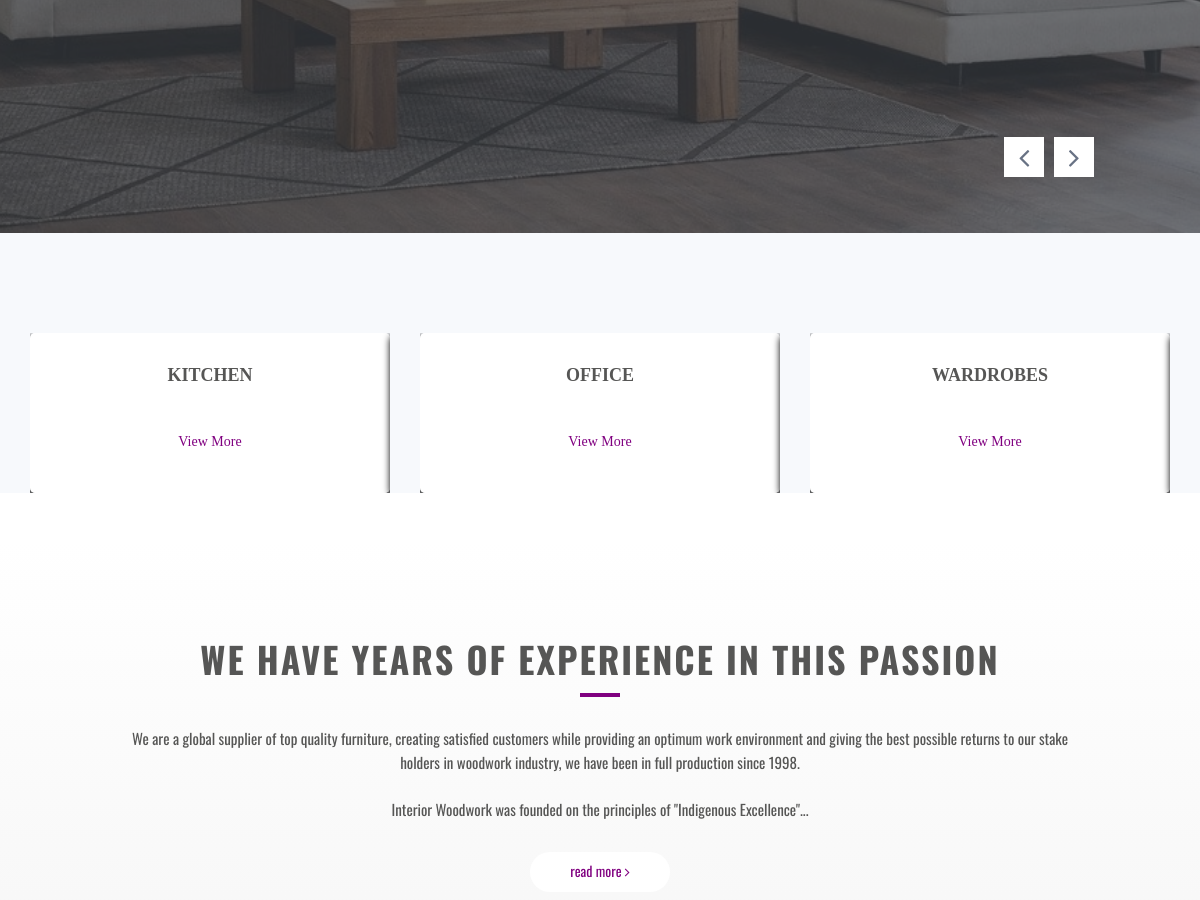
The app's page / (middle part), older data.
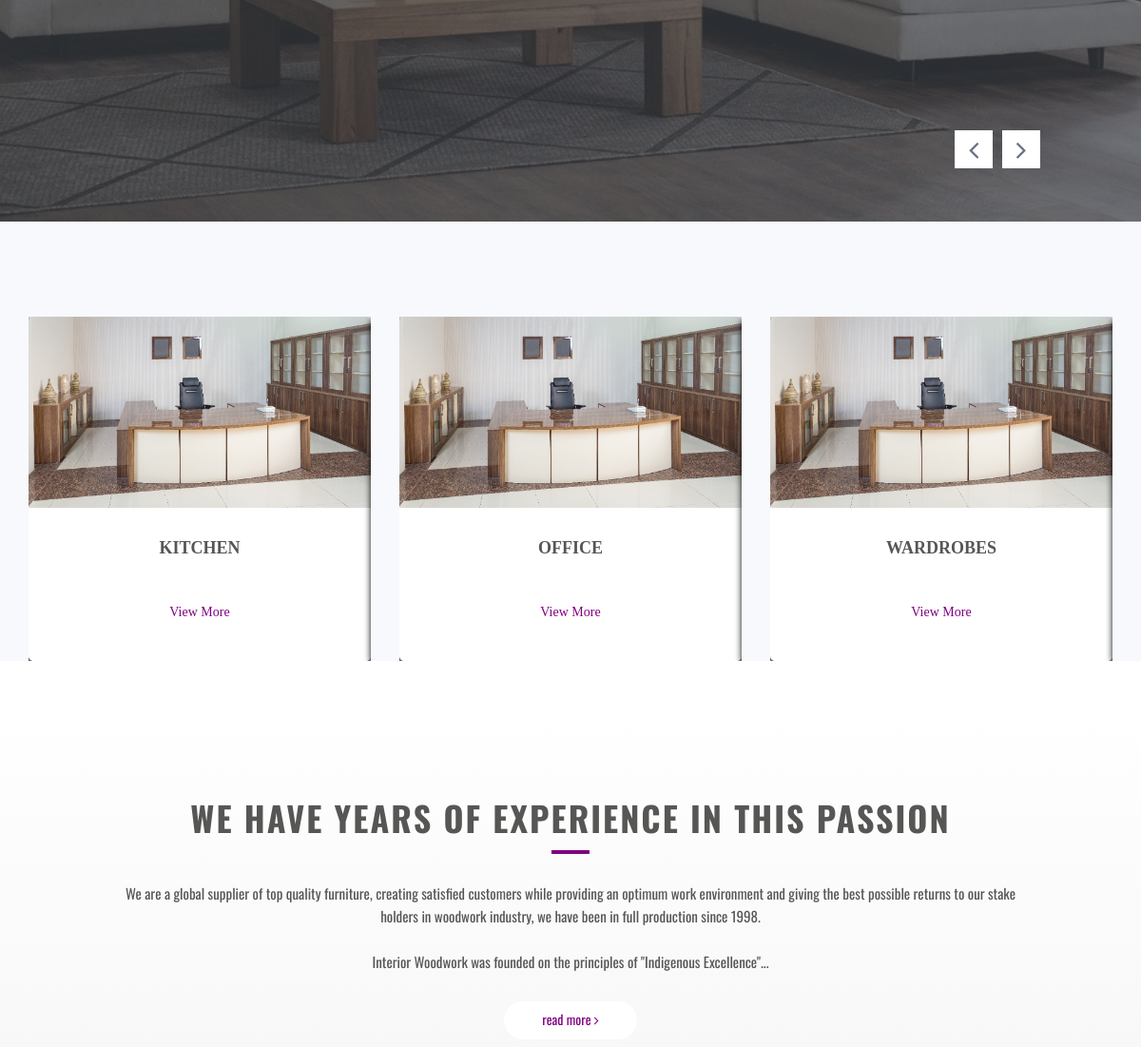
The same page, newer data.
### main/models.py (models this page shows, shortened)
class KitchenCategory(models.Model):
	title = models.CharField(max_length=60, default="none")
	image = models.ImageField(upload_to='images')
	pub_date = models.DateTimeField(default=timezone.now)

class OfficeCategory(models.Model):
	title = models.CharField(max_length=60, default="none")
	image = models.ImageField(upload_to='images')
	pub_date = models.DateTimeField(default=timezone.now)

class WardrobeCategory(models.Model):
	title = models.CharField(max_length=60, default="none")
	image = models.ImageField(upload_to='images')
	pub_date = models.DateTimeField(default=timezone.now)

### main/views.py (the view)
# urls.py: path('', views.index, name='index'),
def index(request):
	kitchen = KitchenCategory.objects.order_by("-pub_date")[0]
	living = LivingCategory.objects.order_by("-pub_date")[0]
	bedroom = BedRoomCategory.objects.order_by("-pub_date")[0]
	office = OfficeCategory.objects.order_by("-pub_date")[0]
	dinning = DinningCategory.objects.order_by("-pub_date")[0]
	door = DoorCategory.objects.order_by("-pub_date")[0]
	center = CenterCategory.objects.order_by("-pub_date")[0]
	tv = TvCategory.objects.order_by("-pub_date")[0]
	client = ClientCategory.objects.order_by("-pub_date")[0]
	wardrobe = WardrobeCategory.objects.order_by("-pub_date")[0]
	context = {"kitchen": kitchen, "living": living, "bedroom": bedroom, "office": office,
	 "dinning": dinning, "door": door, "wardrobe": wardrobe, "center": center, "tv": tv, "client": client}
	return render(request, "index.html", context)

### main/templates/index.html (shortened to what this page needs)
{% extends 'base.html' %}
{% load static %}
{% block content %}
    <header class="top-area" id="home">
        <div class="welcome-slider-area">
            <div class="welcome-single-slide slider-bg-two" style=" background-image: url({% static 'img/slider/slider13.jpg' %});"
            >
                <div class="container">
                    <div class="row flex-v-center">
                        <div class="col-md-10 col-md-offset-1">
                            <div class="welcome-text text-center">
                            </div>
                        </div>
                    </div>
                </div>
            </div>
        </div>
    </header>
    <section class="blog-area gray-bg padding-top">
        <div class="container">
            <div class="row">
            <div class="bloging col-md-4 col-lg-4 col-sm-6 col-xs-12">
                    <div class="single-blog wow fadeInUp" data-wow-delay="0.2s">
                        <div class="blog-image">
                            <img src="{{ kitchen.image.url }}" alt="">
                        </div>
                        <div class="blog-details text-center" style="background-color: #fff">
                            <h3><a href="{% url 'single_category' 'kitchen' %}">KITCHEN</a></h3>
                            <a href="{% url 'single_category' 'kitchen' %}" class="read-more">View More</a>
                        </div>
                    </div>
            </div>
            <div class="bloging col-md-4 col-lg-4 col-sm-6 col-xs-12">
                    <div class="single-blog wow fadeInUp" data-wow-delay="0.2s">
                        <div class="blog-image">
                            <img src="{{ office.image.url }}" alt="">
                        </div>
                        <div class="blog-details text-center" style="background-color:  #fff;">
                            <h3><a href="{% url 'single_category' 'office' %}">OFFICE</a></h3>
                            <a href="{% url 'single_category' 'office' %}" class="read-more">View More</a>
                        </div>
                    </div>
            </div>
            <div class="bloging col-md-4 col-lg-4 col-sm-6 col-xs-12">
                    <div class="single-blog wow fadeInUp" data-wow-delay="0.2s">
                        <div class="blog-image">
                            <img src="{{ wardrobe.image.url }}" alt="">
                        </div>
                        <div class="blog-details text-center" style="background-color:  #fff">
                            <h3><a href="{% url 'single_category' 'wardrobe' %}">Wardrobes</a></h3>
                            <a href="{% url 'single_category' 'wardrobe' %}" class="read-more">View More</a>
                        </div>
                    </div>
            </div>
        </div>
    </div>
    </section>
    <br><br>
    <section class="about-area gray-bg section-padding area-title" style="background: linear-gradient(to bottom, white,#f2f2f2); color: #292928">
        <div class="container">
            <div class="row" >
                <div class="col-md-10 col-lg-10 col-md-offset-1 col-lg-offset-1 col-sm-12 col-xs-12">
                    <div class="about-content-area wow fadeIn">
                        <div class="about-content text-center">
                            <h2 style="color: #565655">We have years of experience in this passion</h2>
                            <p style="color: #565655; font-size: 15px">We are a global supplier of top quality furniture, creating satisfied customers while providing an optimum work environment and giving the best possible returns to our stake holders in woodwork industry, we have been in full production since 1998.<br><br> Interior Woodwork was founded on the principles of "Indigenous Excellence"...</p>
                            <a href="{% url 'about' %}" class="read-more">read more <i class="fa fa-angle-right"></i></a>
                        </div>
                    </div>
                </div>
            </div>
        </div>
    </section>
{% endblock %}

Row changes from the older to the newer data that the page shows:
added KitchenCategory: image (picture)
added OfficeCategory: image (picture)
added WardrobeCategory: image (picture)
